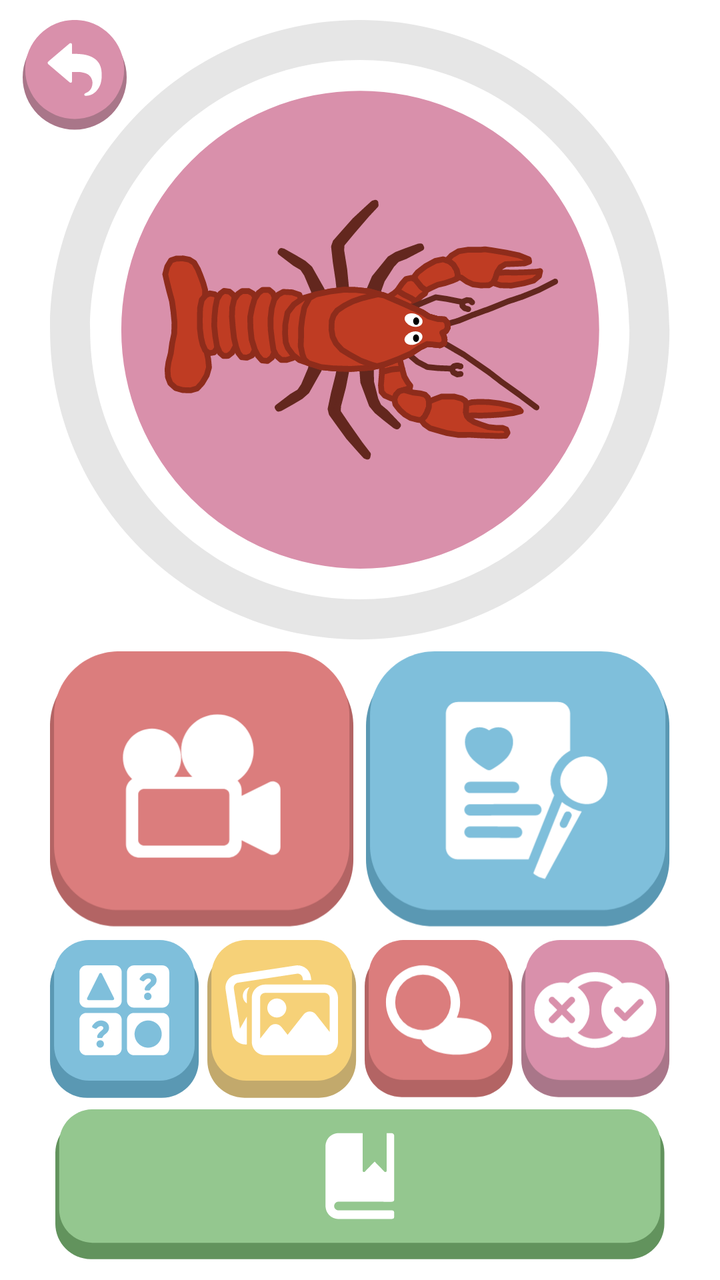
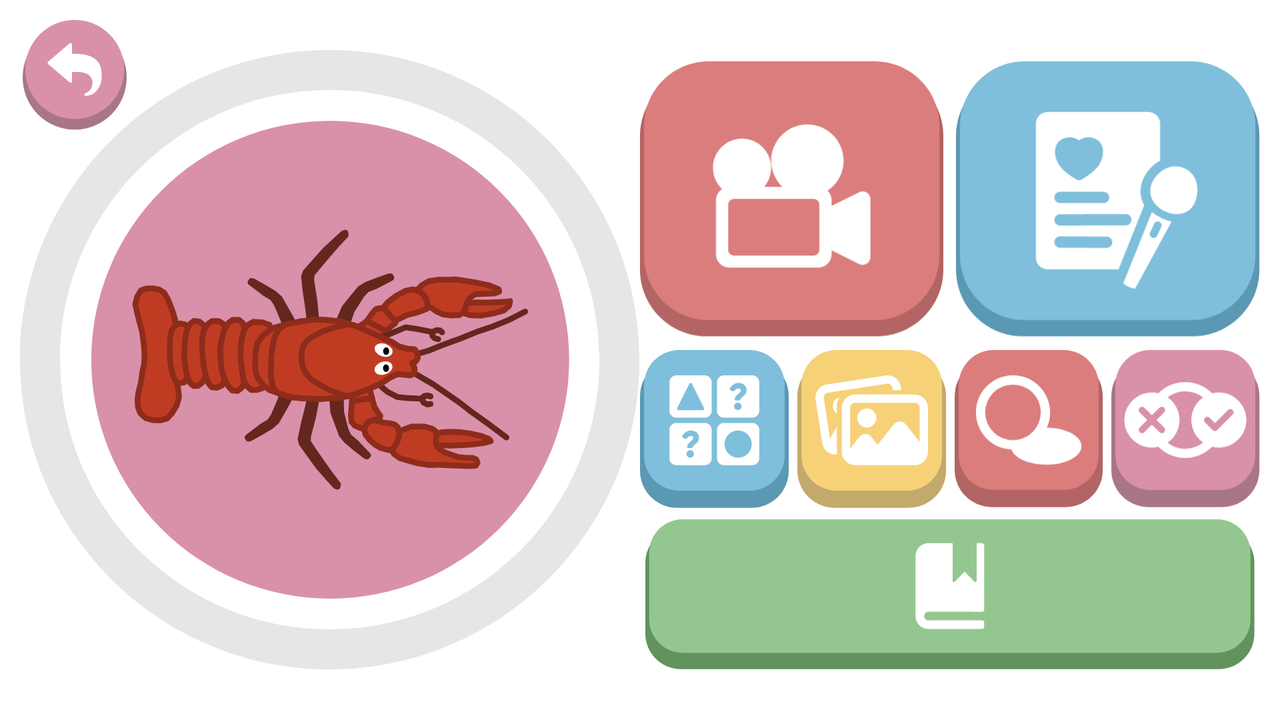

Compare how this app lays out the same screen by default and in its alternative resource folder. The renders come first, then the two layout files and the values they reference.
<!-- AndroidManifest.xml: application theme Theme.WildlifeGym -->
<!-- res/layout/fragment_animal.xml -->
<?xml version="1.0" encoding="utf-8"?>
<androidx.constraintlayout.widget.ConstraintLayout xmlns:android="http://schemas.android.com/apk/res/android"    xmlns:app="http://schemas.android.com/apk/res-auto"
    xmlns:tools="http://schemas.android.com/tools"
    android:layout_width="match_parent"
    android:layout_height="match_parent"
    tools:context=".AnimalFragment">

    <LinearLayout
        android:layout_width="match_parent"
        android:layout_height="match_parent"
        android:orientation="vertical"
        android:padding="10dp"
        app:layout_constraintBottom_toBottomOf="parent"
        app:layout_constraintEnd_toEndOf="parent"
        app:layout_constraintStart_toStartOf="parent"
        app:layout_constraintTop_toTopOf="parent">

        <ImageView
            android:id="@+id/image_view_animal"
            android:layout_width="match_parent"
            android:layout_height="match_parent"
            android:layout_weight="1"
            android:src="@drawable/animal_picture_cancer_00" />


        <androidx.constraintlayout.widget.ConstraintLayout
            android:layout_width="match_parent"
            android:layout_height="match_parent"
            android:layout_weight="1">

            <LinearLayout
                android:layout_width="0dp"
                android:layout_height="0dp"
                android:orientation="vertical"
                app:layout_constraintBottom_toBottomOf="parent"
                app:layout_constraintDimensionRatio="1:1"
                app:layout_constraintEnd_toEndOf="parent"
                app:layout_constraintLeft_toLeftOf="parent"
                app:layout_constraintStart_toStartOf="parent"
                app:layout_constraintTop_toTopOf="parent" >

                <LinearLayout
                    android:layout_width="match_parent"
                    android:layout_height="match_parent"
                    android:orientation="horizontal"
                    android:layout_weight="0.7">

                    <ImageButton
                        android:id="@+id/image_button_animal_video"
                        android:layout_width="wrap_content"
                        android:layout_height="wrap_content"
                        android:layout_weight="1"
                        android:background="@null"
                        android:paddingEnd="3dp"
                        android:scaleType="centerInside"
                        android:src="@drawable/animal_button_video"
                        app:layout_constraintBottom_toBottomOf="parent"
                        app:layout_constraintEnd_toEndOf="parent"
                        app:layout_constraintHorizontal_bias="0.0"
                        app:layout_constraintStart_toStartOf="parent"
                        app:layout_constraintTop_toTopOf="parent"
                        app:layout_constraintVertical_bias="0.0" />

                    <ImageButton
                        android:id="@+id/image_button_animal_poem"
                        android:layout_width="wrap_content"
                        android:layout_height="wrap_content"
                        android:layout_weight="1"
                        android:background="@null"
                        android:paddingStart="3dp"
                        android:scaleType="centerInside"
                        android:src="@drawable/animal_button_poem"
                        app:layout_constraintBottom_toBottomOf="parent"
                        app:layout_constraintEnd_toEndOf="parent"
                        app:layout_constraintHorizontal_bias="0.0"
                        app:layout_constraintStart_toStartOf="parent"
                        app:layout_constraintTop_toTopOf="parent"
                        app:layout_constraintVertical_bias="0.0" />

                </LinearLayout>

                <LinearLayout
                    android:layout_width="match_parent"
                    android:layout_height="match_parent"
                    android:orientation="horizontal"
                    android:layout_weight="1">

                    <ImageButton
                        android:id="@+id/image_button_animal_memory"
                        android:layout_width="wrap_content"
                        android:layout_height="wrap_content"
                        android:layout_weight="1"
                        android:background="@null"
                        android:paddingEnd="2dp"
                        android:scaleType="centerInside"
                        android:src="@drawable/animal_button_memory"
                        app:layout_constraintBottom_toBottomOf="parent"
                        app:layout_constraintEnd_toEndOf="parent"
                        app:layout_constraintHorizontal_bias="0.0"
                        app:layout_constraintStart_toStartOf="parent"
                        app:layout_constraintTop_toTopOf="parent"
                        app:layout_constraintVertical_bias="0.0" />

                    <ImageButton
                        android:id="@+id/image_button_animal_difference"
                        android:layout_width="wrap_content"
                        android:layout_height="wrap_content"
                        android:layout_weight="1"
                        android:background="@null"
                        android:paddingStart="2dp"
                        android:paddingEnd="2dp"
                        android:scaleType="centerInside"
                        android:src="@drawable/animal_button_difference"
                        app:layout_constraintBottom_toBottomOf="parent"
                        app:layout_constraintEnd_toEndOf="parent"
                        app:layout_constraintHorizontal_bias="0.0"
                        app:layout_constraintStart_toStartOf="parent"
                        app:layout_constraintTop_toTopOf="parent"
                        app:layout_constraintVertical_bias="0.0" />

                    <ImageButton
                        android:id="@+id/image_button_animal_shadow"
                        android:layout_width="wrap_content"
                        android:layout_height="wrap_content"
                        android:layout_weight="1"
                        android:background="@null"
                        android:paddingStart="2dp"
                        android:paddingEnd="2dp"
                        android:scaleType="centerInside"
                        android:src="@drawable/animal_button_shadow"
                        app:layout_constraintBottom_toBottomOf="parent"
                        app:layout_constraintEnd_toEndOf="parent"
                        app:layout_constraintHorizontal_bias="0.0"
                        app:layout_constraintStart_toStartOf="parent"
                        app:layout_constraintTop_toTopOf="parent"
                        app:layout_constraintVertical_bias="0.0" />

                    <ImageButton
                        android:id="@+id/image_button_animal_quiz"
                        android:layout_width="wrap_content"
                        android:layout_height="wrap_content"
                        android:layout_weight="1"
                        android:background="@null"
                        android:paddingStart="2dp"
                        android:scaleType="centerInside"
                        android:src="@drawable/animal_button_quiz"
                        app:layout_constraintBottom_toBottomOf="parent"
                        app:layout_constraintEnd_toEndOf="parent"
                        app:layout_constraintHorizontal_bias="0.0"
                        app:layout_constraintStart_toStartOf="parent"
                        app:layout_constraintTop_toTopOf="parent"
                        app:layout_constraintVertical_bias="0.0" />
                </LinearLayout>

                <LinearLayout
                    android:layout_width="match_parent"
                    android:layout_height="match_parent"
                    android:orientation="horizontal"
                    android:layout_weight="1">

                    <ImageButton
                        android:id="@+id/image_button_animal_encyclopedia"
                        android:layout_width="wrap_content"
                        android:layout_height="wrap_content"
                        android:background="@null"
                        android:paddingTop="5dp"
                        android:scaleType="centerInside"
                        android:src="@drawable/animal_button_encyclopedia"
                        app:layout_constraintBottom_toBottomOf="parent"
                        app:layout_constraintEnd_toEndOf="parent"
                        app:layout_constraintHorizontal_bias="0.0"
                        app:layout_constraintStart_toStartOf="parent"
                        app:layout_constraintTop_toTopOf="parent"
                        app:layout_constraintVertical_bias="0.0" />

                </LinearLayout>
            </LinearLayout>

        </androidx.constraintlayout.widget.ConstraintLayout>
    </LinearLayout>

    <ImageButton
        android:id="@+id/image_button_animal_back"
        android:layout_width="75dp"
        android:layout_height="75dp"
        android:background="@null"
        android:padding="10dp"
        android:scaleType="centerInside"
        android:src="@drawable/app_button_back"
        app:layout_constraintBottom_toBottomOf="parent"
        app:layout_constraintEnd_toEndOf="parent"
        app:layout_constraintHorizontal_bias="0.0"
        app:layout_constraintStart_toStartOf="parent"
        app:layout_constraintTop_toTopOf="parent"
        app:layout_constraintVertical_bias="0.0"/>

</androidx.constraintlayout.widget.ConstraintLayout>
<!-- resources referenced by this layout -->
<resources>
  <!-- drawable animal_button_poem (drawable) -->
  <?xml version="1.0" encoding="utf-8"?>
  <selector xmlns:android="http://schemas.android.com/apk/res/android">
      <item android:state_pressed="true">
          <layer-list>
              <item android:drawable="@drawable/animal_button_poem_press" />
          </layer-list>
      </item> 
      <item android:state_focused="true">
          <layer-list>
              <item android:drawable="@drawable/animal_button_poem_rest" />
          </layer-list>
      </item> 
      <item>
          <layer-list>
              <item android:drawable="@drawable/animal_button_poem_rest" />
          </layer-list>
      </item>
  </selector>
  <!-- drawable animal_button_quiz (drawable) -->
  <?xml version="1.0" encoding="utf-8"?>
  <selector xmlns:android="http://schemas.android.com/apk/res/android">
      <item android:state_pressed="true">
          <layer-list>
              <item android:drawable="@drawable/animal_button_quiz_press" />
          </layer-list>
      </item> 
      <item android:state_focused="true">
          <layer-list>
              <item android:drawable="@drawable/animal_button_quiz_rest" />
          </layer-list>
      </item> 
      <item>
          <layer-list>
              <item android:drawable="@drawable/animal_button_quiz_rest" />
          </layer-list>
      </item>
  </selector>
  <!-- drawable animal_button_shadow (drawable) -->
  <?xml version="1.0" encoding="utf-8"?>
  <selector xmlns:android="http://schemas.android.com/apk/res/android">
      <item android:state_pressed="true">
          <layer-list>
              <item android:drawable="@drawable/animal_button_shadow_press" />
          </layer-list>
      </item> 
      <item android:state_focused="true">
          <layer-list>
              <item android:drawable="@drawable/animal_button_shadow_rest" />
          </layer-list>
      </item> 
      <item>
          <layer-list>
              <item android:drawable="@drawable/animal_button_shadow_rest" />
          </layer-list>
      </item>
  </selector>
  <!-- drawable animal_button_video (drawable) -->
  <?xml version="1.0" encoding="utf-8"?>
  <selector xmlns:android="http://schemas.android.com/apk/res/android">
      <item android:state_pressed="true">
          <layer-list>
              <item android:drawable="@drawable/animal_button_video_press" />
          </layer-list>
      </item> 
      <item android:state_focused="true">
          <layer-list>
              <item android:drawable="@drawable/animal_button_video_rest" />
          </layer-list>
      </item> 
      <item>
          <layer-list>
              <item android:drawable="@drawable/animal_button_video_rest" />
          </layer-list>
      </item>
  </selector>
  <!-- drawable app_button_back (drawable) -->
  <?xml version="1.0" encoding="utf-8"?>
  <selector xmlns:android="http://schemas.android.com/apk/res/android">
      <item android:state_pressed="true">
          <layer-list>
              <item android:drawable="@drawable/app_button_back_press" />
          </layer-list>
      </item> 
      <item android:state_focused="true">
          <layer-list>
              <item android:drawable="@drawable/app_button_back_rest" />
          </layer-list>
      </item> 
      <item>
          <layer-list>
              <item android:drawable="@drawable/app_button_back_rest" />
          </layer-list>
      </item>
  </selector>
  <style name="Theme.WildlifeGym" parent="Theme.MaterialComponents.Light.NoActionBar">
          
          <item name="colorPrimary">@color/purple_500</item>
          <item name="colorPrimaryVariant">@color/purple_700</item>
          <item name="colorOnPrimary">@color/white</item>
          
          <item name="colorSecondary">@color/teal_200</item>
          <item name="colorSecondaryVariant">@color/teal_700</item>
          <item name="colorOnSecondary">@color/black</item>
          
          <item name="android:statusBarColor" tools:targetApi="l">?attr/colorPrimaryVariant</item>
          
          <item name="android:windowFullscreen">true</item>
      </style>
</resources>
<!-- res/layout-land/fragment_animal.xml (the repository's variant of the layout above) -->
<!-- drawn on the phone turned sideways -->
<?xml version="1.0" encoding="utf-8"?>
<androidx.constraintlayout.widget.ConstraintLayout xmlns:android="http://schemas.android.com/apk/res/android"    xmlns:app="http://schemas.android.com/apk/res-auto"
    xmlns:tools="http://schemas.android.com/tools"
    android:layout_width="match_parent"
    android:layout_height="match_parent"
    tools:context=".fragments.AnimalFragment">

    <LinearLayout
        android:layout_width="match_parent"
        android:layout_height="match_parent"
        android:orientation="horizontal"
        android:padding="10dp"
        app:layout_constraintBottom_toBottomOf="parent"
        app:layout_constraintEnd_toEndOf="parent"
        app:layout_constraintStart_toStartOf="parent"
        app:layout_constraintTop_toTopOf="parent">

        <ImageView
            android:id="@+id/image_view_animal"
            android:layout_width="match_parent"
            android:layout_height="match_parent"
            android:layout_weight="1"
            android:src="@drawable/animal_picture_cancer_00" />


        <androidx.constraintlayout.widget.ConstraintLayout
            android:layout_width="match_parent"
            android:layout_height="match_parent"
            android:layout_weight="1">

            <LinearLayout
                android:layout_width="0dp"
                android:layout_height="0dp"
                android:orientation="vertical"
                app:layout_constraintBottom_toBottomOf="parent"
                app:layout_constraintDimensionRatio="1:1"
                app:layout_constraintEnd_toEndOf="parent"
                app:layout_constraintLeft_toLeftOf="parent"
                app:layout_constraintStart_toStartOf="parent"
                app:layout_constraintTop_toTopOf="parent" >

                <LinearLayout
                    android:layout_width="match_parent"
                    android:layout_height="match_parent"
                    android:orientation="horizontal"
                    android:layout_weight="0.7">

                    <ImageButton
                        android:id="@+id/image_button_animal_video"
                        android:layout_width="wrap_content"
                        android:layout_height="wrap_content"
                        android:layout_weight="1"
                        android:background="@null"
                        android:paddingEnd="3dp"
                        android:scaleType="centerInside"
                        android:src="@drawable/animal_button_video"
                        app:layout_constraintBottom_toBottomOf="parent"
                        app:layout_constraintEnd_toEndOf="parent"
                        app:layout_constraintHorizontal_bias="0.0"
                        app:layout_constraintStart_toStartOf="parent"
                        app:layout_constraintTop_toTopOf="parent"
                        app:layout_constraintVertical_bias="0.0" />

                    <ImageButton
                        android:id="@+id/image_button_animal_poem"
                        android:layout_width="wrap_content"
                        android:layout_height="wrap_content"
                        android:layout_weight="1"
                        android:background="@null"
                        android:paddingStart="3dp"
                        android:scaleType="centerInside"
                        android:src="@drawable/animal_button_poem"
                        app:layout_constraintBottom_toBottomOf="parent"
                        app:layout_constraintEnd_toEndOf="parent"
                        app:layout_constraintHorizontal_bias="0.0"
                        app:layout_constraintStart_toStartOf="parent"
                        app:layout_constraintTop_toTopOf="parent"
                        app:layout_constraintVertical_bias="0.0" />

                </LinearLayout>

                <LinearLayout
                    android:layout_width="match_parent"
                    android:layout_height="match_parent"
                    android:orientation="horizontal"
                    android:layout_weight="1">

                    <ImageButton
                        android:id="@+id/image_button_animal_memory"
                        android:layout_width="wrap_content"
                        android:layout_height="wrap_content"
                        android:layout_weight="1"
                        android:background="@null"
                        android:paddingEnd="2dp"
                        android:scaleType="centerInside"
                        android:src="@drawable/animal_button_memory"
                        app:layout_constraintBottom_toBottomOf="parent"
                        app:layout_constraintEnd_toEndOf="parent"
                        app:layout_constraintHorizontal_bias="0.0"
                        app:layout_constraintStart_toStartOf="parent"
                        app:layout_constraintTop_toTopOf="parent"
                        app:layout_constraintVertical_bias="0.0" />

                    <ImageButton
                        android:id="@+id/image_button_animal_difference"
                        android:layout_width="wrap_content"
                        android:layout_height="wrap_content"
                        android:layout_weight="1"
                        android:background="@null"
                        android:paddingStart="2dp"
                        android:paddingEnd="2dp"
                        android:scaleType="centerInside"
                        android:src="@drawable/animal_button_difference"
                        app:layout_constraintBottom_toBottomOf="parent"
                        app:layout_constraintEnd_toEndOf="parent"
                        app:layout_constraintHorizontal_bias="0.0"
                        app:layout_constraintStart_toStartOf="parent"
                        app:layout_constraintTop_toTopOf="parent"
                        app:layout_constraintVertical_bias="0.0" />

                    <ImageButton
                        android:id="@+id/image_button_animal_shadow"
                        android:layout_width="wrap_content"
                        android:layout_height="wrap_content"
                        android:layout_weight="1"
                        android:background="@null"
                        android:paddingStart="2dp"
                        android:paddingEnd="2dp"
                        android:scaleType="centerInside"
                        android:src="@drawable/animal_button_shadow"
                        app:layout_constraintBottom_toBottomOf="parent"
                        app:layout_constraintEnd_toEndOf="parent"
                        app:layout_constraintHorizontal_bias="0.0"
                        app:layout_constraintStart_toStartOf="parent"
                        app:layout_constraintTop_toTopOf="parent"
                        app:layout_constraintVertical_bias="0.0" />

                    <ImageButton
                        android:id="@+id/image_button_animal_quiz"
                        android:layout_width="wrap_content"
                        android:layout_height="wrap_content"
                        android:layout_weight="1"
                        android:background="@null"
                        android:paddingStart="2dp"
                        android:scaleType="centerInside"
                        android:src="@drawable/animal_button_quiz"
                        app:layout_constraintBottom_toBottomOf="parent"
                        app:layout_constraintEnd_toEndOf="parent"
                        app:layout_constraintHorizontal_bias="0.0"
                        app:layout_constraintStart_toStartOf="parent"
                        app:layout_constraintTop_toTopOf="parent"
                        app:layout_constraintVertical_bias="0.0" />
                </LinearLayout>

                <LinearLayout
                    android:layout_width="match_parent"
                    android:layout_height="match_parent"
                    android:orientation="horizontal"
                    android:layout_weight="1">

                    <ImageButton
                        android:id="@+id/image_button_animal_encyclopedia"
                        android:layout_width="wrap_content"
                        android:layout_height="wrap_content"
                        android:background="@null"
                        android:paddingTop="5dp"
                        android:scaleType="centerInside"
                        android:src="@drawable/animal_button_encyclopedia"
                        app:layout_constraintBottom_toBottomOf="parent"
                        app:layout_constraintEnd_toEndOf="parent"
                        app:layout_constraintHorizontal_bias="0.0"
                        app:layout_constraintStart_toStartOf="parent"
                        app:layout_constraintTop_toTopOf="parent"
                        app:layout_constraintVertical_bias="0.0" />

                </LinearLayout>
            </LinearLayout>

        </androidx.constraintlayout.widget.ConstraintLayout>
    </LinearLayout>

    <ImageButton
        android:id="@+id/image_button_animal_back"
        android:layout_width="75dp"
        android:layout_height="75dp"
        android:background="@null"
        android:padding="10dp"
        android:scaleType="centerInside"
        android:src="@drawable/app_button_back"
        app:layout_constraintBottom_toBottomOf="parent"
        app:layout_constraintEnd_toEndOf="parent"
        app:layout_constraintHorizontal_bias="0.0"
        app:layout_constraintStart_toStartOf="parent"
        app:layout_constraintTop_toTopOf="parent"
        app:layout_constraintVertical_bias="0.0"/>

</androidx.constraintlayout.widget.ConstraintLayout>
